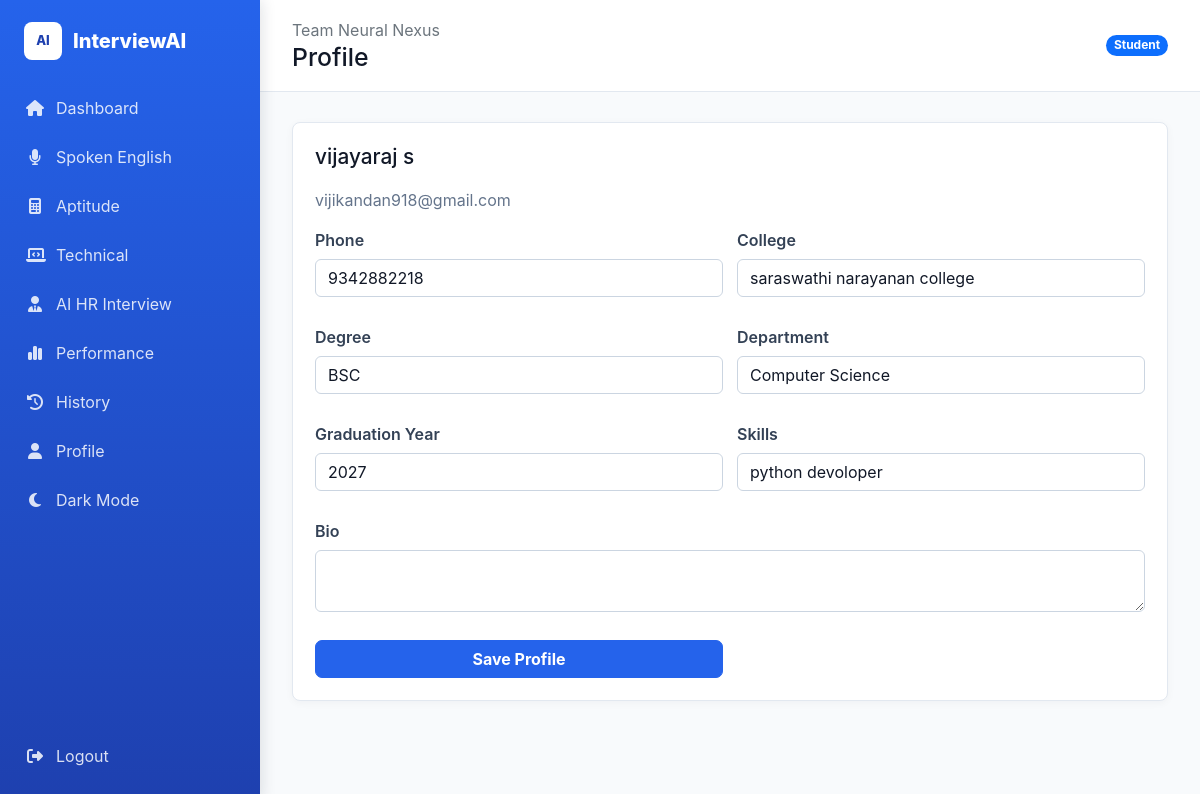
Screenshot of /profile/setup (signed in) with the database file from the repository.
### tables this page shows
CREATE TABLE users (
    id INTEGER PRIMARY KEY AUTOINCREMENT,
    name TEXT NOT NULL,
    email TEXT NOT NULL UNIQUE,
    password_hash TEXT NOT NULL,
    role TEXT NOT NULL DEFAULT 'student' CHECK(role IN ('student', 'admin')),
    is_active INTEGER NOT NULL DEFAULT 1,
    created_at TEXT NOT NULL DEFAULT CURRENT_TIMESTAMP
);

CREATE TABLE profiles (
    id INTEGER PRIMARY KEY AUTOINCREMENT,
    user_id INTEGER NOT NULL UNIQUE,
    phone TEXT,
    college TEXT,
    degree TEXT,
    department TEXT,
    graduation_year TEXT,
    profile_photo TEXT,
    bio TEXT,
    skills TEXT,
    created_at TEXT NOT NULL DEFAULT CURRENT_TIMESTAMP,
    updated_at TEXT NOT NULL DEFAULT CURRENT_TIMESTAMP,
    FOREIGN KEY(user_id) REFERENCES users(id)
);

### app.py (the view)
@app.route("/profile/setup", methods=["GET", "POST"])
@student_required
def profile_setup():
    return profile(editing=True)

### app.py (called while the page is built, shortened)
@app.context_processor
def inject_user():
    user = query("SELECT * FROM users WHERE id=?", (session.get("user_id"),), one=True) if session.get("user_id") else None
    return {"current_user": user}

@app.route("/profile", methods=["GET", "POST"])
@student_required
def profile(editing=False):
    profile_row = query("SELECT * FROM profiles WHERE user_id=?", (session["user_id"],), one=True)
    return render_template("profile/profile.html", profile=profile_row, editing=editing)

### utils/database.py (called while the page is built)
def get_db():
    if "db" not in g:
        db_path = Path(current_app.config["DATABASE"])
        db_path.parent.mkdir(parents=True, exist_ok=True)
        g.db = sqlite3.connect(db_path)
        g.db.row_factory = sqlite3.Row
        g.db.execute("PRAGMA foreign_keys = ON")
    return g.db

def query(sql, params=(), one=False):
    cur = get_db().execute(sql, params)
    rows = cur.fetchall()
    cur.close()
    return (rows[0] if rows else None) if one else rows

### templates/profile/profile.html
{% extends "base.html" %}
{% block page_title %}Profile{% endblock %}
{% block content %}
<section class="panel glass">
  <h2>{{ current_user.name }}</h2><p>{{ current_user.email }}</p>
  <form method="post" class="grid-form">
    <label>Phone<input class="form-control" name="phone" value="{{ profile.phone or '' }}"></label>
    <label>College<input class="form-control" name="college" value="{{ profile.college or '' }}"></label>
    <label>Degree<input class="form-control" name="degree" value="{{ profile.degree or '' }}"></label>
    <label>Department<input class="form-control" name="department" value="{{ profile.department or '' }}"></label>
    <label>Graduation Year<input class="form-control" name="graduation_year" value="{{ profile.graduation_year or '' }}"></label>
    <label>Skills<input class="form-control" name="skills" value="{{ profile.skills or '' }}"></label>
    <label class="span-2">Bio<textarea class="form-control" name="bio">{{ profile.bio or '' }}</textarea></label>
    <button class="btn btn-primary">Save Profile</button>
  </form>
</section>
{% endblock %}

### templates/base.html (shortened to what this page needs)
<!doctype html>
<html lang="en">
<head>
  <link href="https://cdn.jsdelivr.net/npm/bootstrap@5.3.3/dist/css/bootstrap.min.css" rel="stylesheet">
  <link href="https://cdnjs.cloudflare.com/ajax/libs/font-awesome/6.5.2/css/all.min.css" rel="stylesheet">
  <link href="{{ url_for('static', filename='css/style.css') }}" rel="stylesheet">
</head>
<body class="app-shell{% if request.endpoint == 'login' %} login-page{% endif %}">
  {% set is_admin = request.path.startswith('/admin') %}
  {% if current_user %}
  <aside class="sidebar" id="sidebar">
    <a class="brand" href="{{ url_for('admin_dashboard' if is_admin else 'dashboard') }}"><span class="brand-mark">AI</span>{{ 'InterviewAI Admin' if is_admin else 'InterviewAI' }}</a>
    <nav class="nav flex-column">
      {% if is_admin %}
      <a class="nav-link" href="{{ url_for('admin_dashboard') }}"><i class="fa-solid fa-chart-line"></i> Dashboard</a>
      <a class="nav-link" href="{{ url_for('admin_questions') }}"><i class="fa-solid fa-database"></i> Question Bank</a>
      <a class="nav-link" href="{{ url_for('admin_questions') }}/aptitude"><i class="fa-solid fa-brain"></i> Aptitude Questions</a>
      <a class="nav-link" href="{{ url_for('admin_questions') }}/technical"><i class="fa-solid fa-code"></i> Technical Questions</a>
      <a class="nav-link" href="{{ url_for('admin_question_create') }}"><i class="fa-solid fa-plus"></i> Create Question</a>
      <a class="nav-link" href="{{ url_for('admin_students') }}"><i class="fa-solid fa-users"></i> Students</a>
      <a class="nav-link" href="{{ url_for('admin_results') }}"><i class="fa-solid fa-square-poll-vertical"></i> Results</a>
      <a class="nav-link" href="{{ url_for('admin_analytics') }}"><i class="fa-solid fa-chart-pie"></i> Analytics</a>
      <a class="nav-link" href="{{ url_for('admin_settings') }}"><i class="fa-solid fa-gear"></i> Settings</a>
      <a class="nav-link mt-auto" href="{{ url_for('admin_logout') }}"><i class="fa-solid fa-right-from-bracket"></i> Logout</a>
      {% else %}
      <a class="nav-link" href="{{ url_for('dashboard') }}"><i class="fa-solid fa-house"></i> Dashboard</a>
      <a class="nav-link" href="{{ url_for('spoken') }}"><i class="fa-solid fa-microphone"></i> Spoken English</a>
      <a class="nav-link" href="{{ url_for('aptitude') }}"><i class="fa-solid fa-calculator"></i> Aptitude</a>
      <a class="nav-link" href="{{ url_for('technical') }}"><i class="fa-solid fa-laptop-code"></i> Technical</a>
      <a class="nav-link" href="{{ url_for('hr_interview') }}"><i class="fa-solid fa-user-tie"></i> AI HR Interview</a>
      <a class="nav-link" href="{{ url_for('performance') }}"><i class="fa-solid fa-chart-simple"></i> Performance</a>
      <a class="nav-link" href="{{ url_for('history') }}"><i class="fa-solid fa-clock-rotate-left"></i> History</a>
      <a class="nav-link" href="{{ url_for('profile') }}"><i class="fa-solid fa-user"></i> Profile</a>
      <button class="nav-link border-0 text-start bg-transparent" id="themeToggle"><i class="fa-solid fa-moon"></i> Dark Mode</button>
      <a class="nav-link mt-auto" href="{{ url_for('logout') }}"><i class="fa-solid fa-right-from-bracket"></i> Logout</a>
      {% endif %}
    </nav>
  </aside>
  {% endif %}
  <main class="{{ 'main' if current_user else '' }}{% if request.endpoint == 'login' %} login-main{% endif %}">
    {% if current_user %}
    <header class="topbar">
      <div>
        <span class="text-secondary">Team Neural Nexus</span>
        <h1>{% block page_title %}InterviewAI{% endblock %}</h1>
      </div>
      <span class="badge rounded-pill text-bg-primary">{{ current_user.role|title }}</span>
    </header>
    {% endif %}
    <section class="content-wrap{% if request.endpoint == 'login' %} login-content-wrap{% endif %}">
      {% block content %}{% endblock %}
    </section>
  </main>
  <div class="toast-container position-fixed bottom-0 end-0 p-3" id="toastBox"></div>
</body>
</html>

### static/css/style.css (style rules this page uses)
:root { --primary-blue:#2563eb; --primary-dark:#1e40af; --sidebar-blue:#1d4ed8; --background:#f8fafc; --card:#ffffff; --text:#111827; --muted:#64748b; --border:#e2e8f0; --success:#16a34a; --warning:#d97706; --danger:#dc2626; }
* { box-sizing:border-box; }
body { margin:0; min-height:100vh; color:var(--text); background:var(--background); font-family:Inter,ui-sans-serif,system-ui,-apple-system,"Segoe UI",sans-serif; }
a { color:var(--primary-blue); text-decoration:none; }
h1,h2,h3 { letter-spacing:0; }
h2 { font-size:1.3rem; }
p { color:var(--muted); }
.sidebar { position:fixed; inset:0 auto 0 0; display:flex; flex-direction:column; width:260px; padding:22px 14px; color:#fff; background:linear-gradient(180deg,#2563eb,#1e40af); z-index:30; box-shadow:2px 0 14px rgba(15,23,42,.12); }
.brand { display:flex; align-items:center; gap:11px; padding:0 10px; margin-bottom:26px; color:#fff; font-size:1.25rem; font-weight:800; }
.brand-mark { display:inline-grid; width:38px; height:38px; place-items:center; border-radius:8px; background:#fff; color:var(--primary-dark); font-size:.8rem; }
.sidebar .nav { flex:1; gap:5px; }
.nav-link { display:flex; align-items:center; gap:12px; min-height:43px; padding:10px 12px; border-radius:8px; color:rgba(255,255,255,.84); }
.nav-link i { width:18px; text-align:center; }
.main { min-height:100vh; margin-left:260px; }
.topbar { position:sticky; top:0; z-index:20; display:flex; align-items:center; justify-content:space-between; gap:16px; padding:18px 32px; background:#fff; border-bottom:1px solid var(--border); }
.topbar h1 { margin:1px 0 0; font-size:1.55rem; }
.content-wrap { padding:30px 32px; }
.glass,.panel,.stat-card,.feature-card,.auth-card { background:var(--card); border:1px solid var(--border); box-shadow:0 2px 8px rgba(15,23,42,.04); }
.panel,.stat-card,.feature-card,.auth-card { padding:22px; border-radius:8px; }
.panel h2 { margin-bottom:18px; }
.form-control,.form-select { color:var(--text); background:#fff; border-color:#cbd5e1; }
label { display:grid; gap:7px; margin-bottom:14px; color:#334155; font-weight:600; }
.btn { border-radius:7px; font-weight:700; }
.btn-primary { background:var(--primary-blue); border-color:var(--primary-blue); }
.grid-form,.filter-grid { display:grid; grid-template-columns:repeat(2,minmax(0,1fr)); gap:14px; }
.span-2 { grid-column:span 2; }

### rows the page displays
users: role "Student", name "vijayaraj s", email "vijikandan918@gmail.com"
profiles: phone "9342882218", college "saraswathi narayanan college", degree "BSC", department "Computer Science", graduation_year "2027", skills "python devoloper"

### other values shown
{{ 'InterviewAI Admin' if is_admin else 'InterviewAI' }} "InterviewAI"
